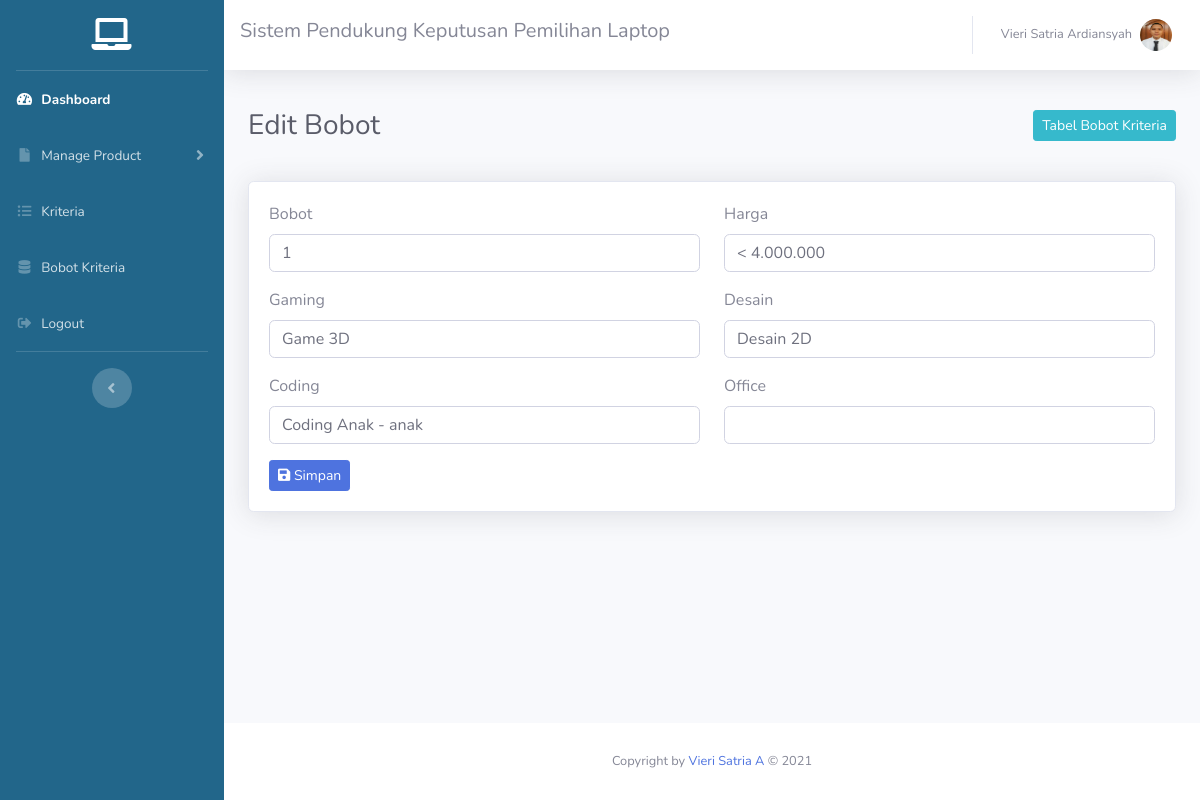
The page /admin/edit_bobot.php?bobot=1 (signed in) on the database its author committed.
### tables this page shows
CREATE TABLE `bobot_kriteria` (
  `id` int(11) NOT NULL,
  `bobot` varchar(11) NOT NULL,
  `bobot_harga` varchar(50) NOT NULL,
  `bobot_gaming` varchar(50) NOT NULL,
  `bobot_desain` varchar(50) NOT NULL,
  `bobot_coding` varchar(50) NOT NULL,
  `bobot_office` varchar(50) NOT NULL,
  `create_date` datetime NOT NULL DEFAULT CURRENT_TIMESTAMP,
  `update_date` datetime NOT NULL DEFAULT CURRENT_TIMESTAMP,
  `no_admin` int(11) NOT NULL DEFAULT '1'
);

### admin/edit_bobot.php (the view, shortened to what this page needs)
<?php
include 'inc/header.php';
include '../koneksi.php';
if (isset($_GET['bobot'])) {
  $id = ($_GET["bobot"]);
  $query = "SELECT * FROM bobot_kriteria WHERE bobot='$id'";
  $result = mysqli_query($koneksi, $query);
  $data = mysqli_fetch_assoc($result);
} else {
  echo "<script>alert('Masukkan data bobot.');window.location='tabel_bobot.php';</script>";
}
?>
<div class="container-fluid">
  <div class="d-sm-flex align-items-center justify-content-between mb-4">
    <h1 class="h3 mb-0 text-gray-800">Edit Bobot</h1>
    <a href="tabel_bobot.php" class="btn btn-info btn-sm my-3">Tabel Bobot Kriteria</a>
  </div>
  <div class="card shadow mb-4">
    <div class="card-body">
      <form action="update_bobot.php" method="post">
        <div class="row">
          <div class="col-md-6">
            <div class="form-group">
              <label>Bobot</label>
              <input type="text" class="form-control" name="bobot" required oninvalid="this.setCustomValidity('Bobot belum diisi')" oninput="setCustomValidity('')" value="<?php echo $data['bobot'] ?>">
            </div>
          </div>
          <div class="col-md-6">
            <div class="form-group">
              <label>Harga</label>
              <input class="form-control" name="bobot_harga" required oninvalid="this.setCustomValidity('Harga Laptop belum diisi')" oninput="setCustomValidity('')" value="<?php echo $data['bobot_harga'] ?>">
            </div>
          </div>
          <div class="col-md-6">
            <div class="form-group">
              <label>Gaming</label>
              <input type="text" class="form-control" name="bobot_gaming" required oninvalid="this.setCustomValidity('Gaming belum diisi')" oninput="setCustomValidity('')" value="<?php echo $data['bobot_gaming'] ?>">
            </div>
          </div>
          <div class="col-md-6">
            <div class="form-group">
              <label>Desain</label>
              <input type="text" class="form-control" name="bobot_desain" required oninvalid="this.setCustomValidity('Desain Laptop belum diisi')" oninput="setCustomValidity('')" value="<?php echo $data['bobot_desain'] ?>">
            </div>
          </div>
          <div class="col-md-6">
            <div class="form-group">
              <label>Coding</label>
              <input type="text" class="form-control" id="" name="bobot_coding" required oninvalid="this.setCustomValidity('Coding Laptop belum diisi')" oninput="setCustomValidity('')" value="<?php echo $data['bobot_coding'] ?>">
            </div>
          </div>
          <div class="col-md-6">
            <div class="form-group">
              <label>Office</label>
              <input type="text" class="form-control" id="" name="bobot_office" required oninvalid="this.setCustomValidity('Office Laptop belum diisi')" oninput="setCustomValidity('')" value="<?php echo $data['bobot_office'] ?>">
            </div>
          </div>
        </div>
        <button type="submit" name="submit" class="btn btn-primary btn-sm"><i class="fas fa-save"></i> Simpan</button>
      </form>
    </div>
  </div>
</div>
</div>
<?php
include 'inc/footer.php';
?>

### admin/inc/header.php (shortened to what this page needs)
<?php
include "../koneksi.php";
?>
<!DOCTYPE html>
<html lang="en">
<head>
  <link href="assets/vendor/fontawesome-free/css/all.min.css" rel="stylesheet" type="text/css">
  <link href="assets/vendor/datatables/dataTables.bootstrap4.min.css" rel="stylesheet">
  <link href="assets/css/sb-admin-2.min.css" rel="stylesheet">
  <link rel="stylesheet" type="text/css" href="assets/vendor/sweetalert/css/sweetalert2.min.css">
</head>
<body id="page-top">
  <div id="wrapper">
    <ul class="navbar-nav sidebar sidebar-dark accordion" style="background-color: #22668a;" id="accordionSidebar">
      <a class="sidebar-brand d-flex align-items-center justify-content-center" href="dashboard.php">
        <div class="sidebar-brand-icon rotate-n-10">
          <i class="fas fa-laptop"></i>
        </div>
      </a>
      <hr class="sidebar-divider my-0">
      <li class="nav-item active">
        <a class="nav-link" href="index.php">
          <i class="fas fa-fw fa-tachometer-alt"></i>
          <span>Dashboard</span></a>
      </li>
      <li class="nav-item">
        <a class="nav-link collapsed" href="#" data-toggle="collapse" data-target="#collapseUtilities" aria-expanded="true" aria-controls="collapseUtilities">
          <i class="fas fa-fw fa-file"></i>
          <span>Manage Product</span>
        </a>
      </li>
      <li class="nav-item">
        <a class="nav-link" href="kriteria.php">
          <i class="fas fa-fw fa-list-ul"></i>
          <span>Kriteria</span></a>
      </li>
      <li class="nav-item">
        <a class="nav-link" href="tabel_bobot.php">
          <i class="fas fa-fw fa-database"></i>
          <span>Bobot Kriteria</span></a>
      </li>
      <li class="nav-item">
        <a class="nav-link" href="../logout.php">
          <i class="fas fa-fw fa-sign-out-alt"></i>
          <span>Logout</span></a>
      </li>
      <hr class="sidebar-divider d-none d-md-block">
      <div class="text-center d-none d-md-inline">
        <button class="rounded-circle border-0" id="sidebarToggle"></button>
      </div>
    </ul>
    <div id="content-wrapper" class="d-flex flex-column">
      <div id="content">
        <nav class="navbar navbar-expand navbar-light bg-white topbar mb-4 static-top shadow">
          <h5>Sistem Pendukung Keputusan Pemilihan Laptop</h5>
          <ul class="navbar-nav ml-auto">
            <?php
            $query = mysqli_query($koneksi, "SELECT * FROM admin order by no_admin ASC");
            while ($data = mysqli_fetch_array($query)) { ?>
              <li class="nav-item dropdown no-arrow">
                <a class="nav-link dropdown-toggle" href="#" id="userDropdown" role="button" data-toggle="dropdown" aria-haspopup="true" aria-expanded="false">
                  <span class="mr-2 d-none d-lg-inline text-gray-600 small"><?php echo $_SESSION['admin_global']->nama ?></span>
                  <img class="img-profile rounded-circle" src="foto/<?php echo $data['foto'] ?>">
                </a>
              </li>
            <?php } ?>
          </ul>
        </nav>

### rows shown on the page
bobot_kriteria: bobot "1", bobot_harga "< 4.000.000", bobot_gaming "Game 3D", bobot_desain "Desain 2D", bobot_coding "Coding Anak - anak"

### other values the page prints
$_SESSION['admin_global']->nama "Vieri Satria Ardiansyah"
